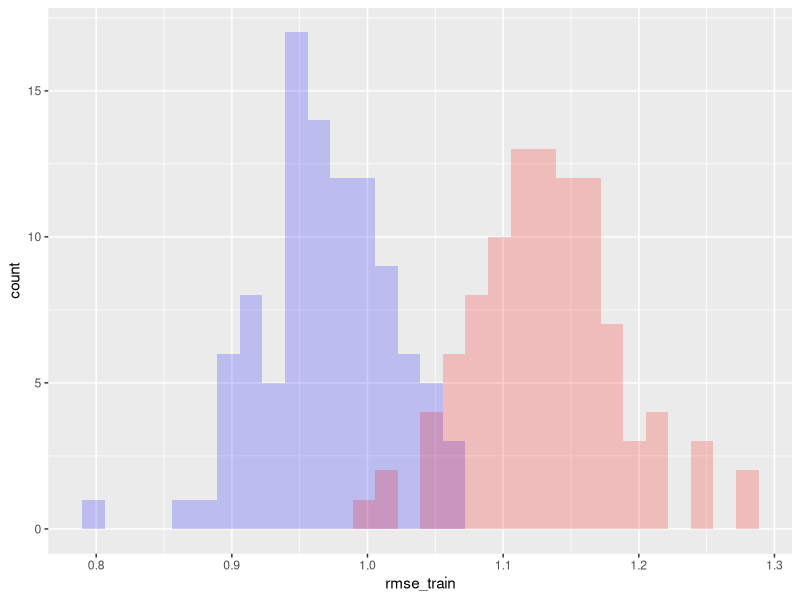
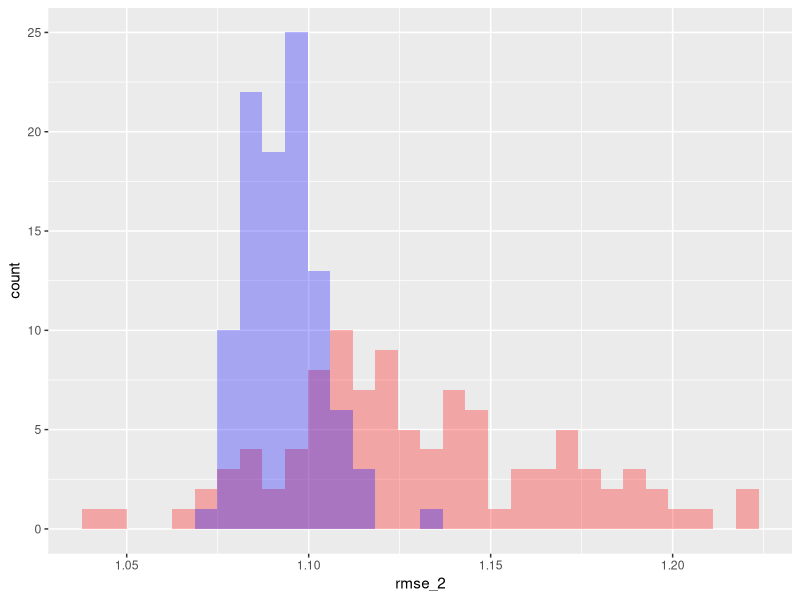
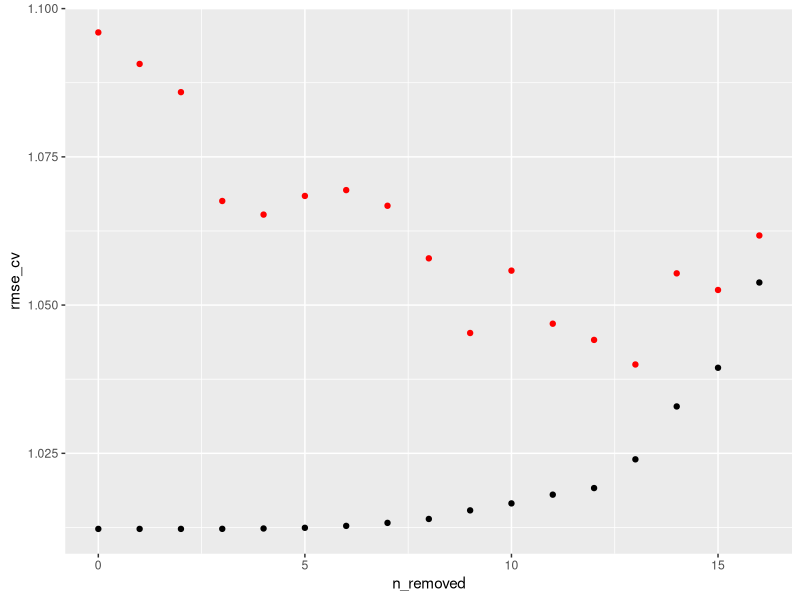
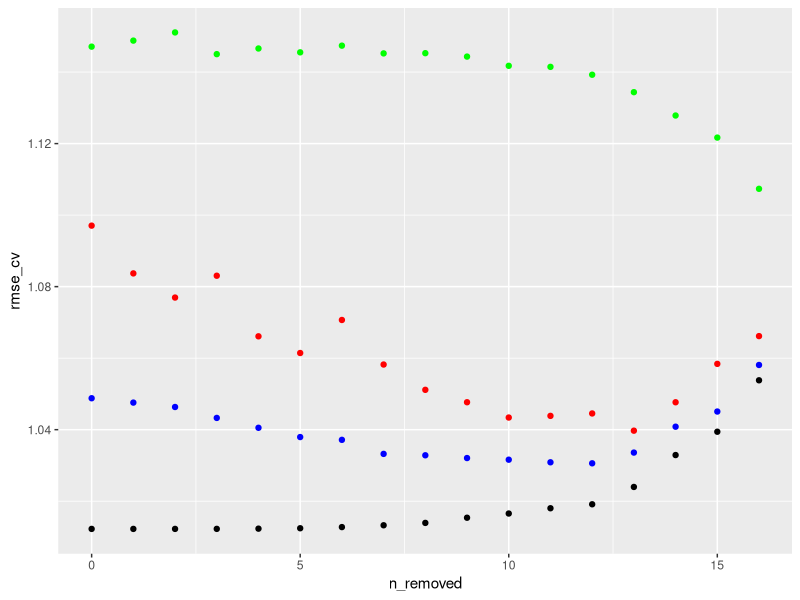
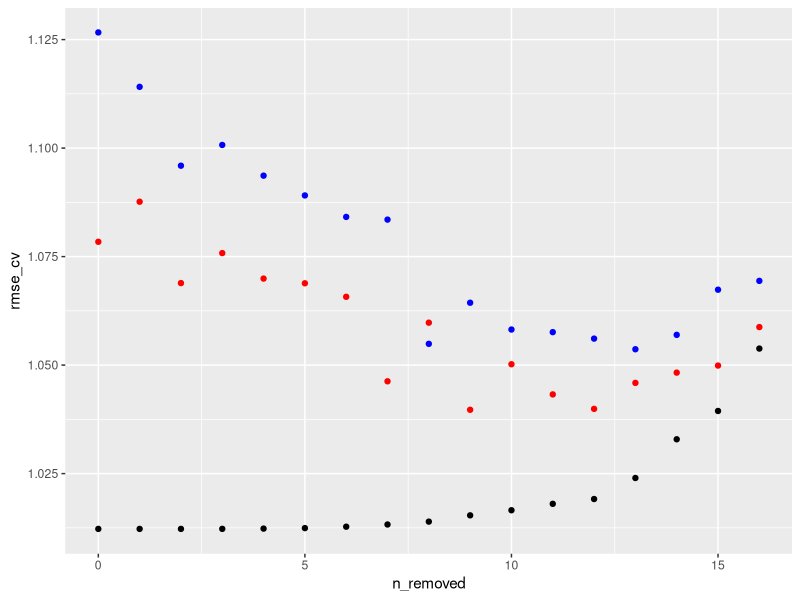

Here is the R script that generated these plots, in order: (Note: a time limit stopped this script after it produced the figures.)
library(dplyr)
library(ggplot2)

# Load data
setwd('C:/Users/Andrew/Documents/Signal/curriculum/datasets/speed-dating-simple/')
df = read.csv('speed-dating-simple.csv')
df_attr = select(df, -intel_o, -amb_o, -fun_o, -sinc_o)
df_attr = filter(df_attr, gender==0)
df_attr = select(df_attr, -gender)

# Single train/test split
split_data = function(df) {
  groups = sample(1:nrow(df)) %% 2
  train = df[groups == 0, ]
  test = df[groups == 1, ]
  list(train=train, test=test)
}

split_predict = function(train, test) {
  model = lm(attr_o ~ ., train)
  pred_train = predict(model, train)
  pred_test = predict(model, test)
  list(train=pred_train, test=pred_test)
}

rmse = function(x, y) sqrt(mean((x-y)^2))

niter = 100
rmse_train = rep(0, niter)
rmse_test = rep(0, niter)
for (i in 1:niter) {
  print(paste('Iteration:', i))
  splits = split_data(df_attr)
  preds = split_predict(splits$train, splits$test)
  rmse_train[i] = rmse(preds$train, splits$train$attr_o)
  rmse_test[i] = rmse(preds$test, splits$test$attr_o)
}
rmses = data.frame(rmse_train, rmse_test)
ggplot(rmses) + geom_histogram(aes(rmse_train), fill="blue", alpha=0.2) + geom_histogram(aes(rmse_test), fill="red", alpha=0.2)

std_error = function(x) sd(x) / sqrt(length(x))

std_error(rmse_test)
std_error(rmse_train)

# n-fold cross validation
nfold_cv = function(df, n_folds) {
  # Make empty predictions vector
  preds = numeric(nrow(df))

  # Calculate the different folds
  folds = sample(nrow(df)) %% n_folds + 1

  for (i in 1:n_folds) {
    # Get subsets of the data
    df_train = df[folds != i, ]
    df_test = df[folds == i, ]

    # Fit linear model to training set
    fit = lm(attr_o ~ ., df_train)

    # Make predictions for other training set
    preds[folds == i] = predict(fit, df_test)
  }

  # Return RMSE
  sqrt(mean((preds - df$attr_o)^2))
}

# Run 100 trials for calculation of RMSE
rmse_2 = numeric(100)
rmse_10 = numeric(100)

for (i in 1:100) {
  print(paste('Iteration', i))
  rmse_2[i] = nfold_cv(df_attr, 2)
  rmse_10[i] = nfold_cv(df_attr, 10)
}

# Plot values of RMSE
df_rmse = data.frame(rmse_2, rmse_10)
ggplot(df_rmse) + geom_histogram(aes(x=rmse_2), alpha=0.3, fill="red") + geom_histogram(aes(x=rmse_10), alpha=0.3, fill="blue")

std_error(rmse_2)
std_error(rmse_10)


# Stepwise regression code by Michael Beese II (heavily modified)

backward_step = function(df) {
  rmse_cv = c()
  rmse_nocv = c()
  n_removed = c()
  n_removed_count = 0
  while (length(colnames(df)) > 1) {
    # Fit model
    model = lm(attr_o ~ ., df)

    # Add cross-validated RMSE estimate
    rmse_cv = c(rmse_cv, nfold_cv(df, 10))

    # Add RMSE for linear regression on whole dataset
    rmse_nocv = c(rmse_nocv, rmse(predict(model, df), df$attr_o))

    # Add # features removed
    n_removed = c(n_removed, n_removed_count)

    # Feature elimination
    sumDF = as.data.frame(summary(model)$coefficients)
    sumDF = cbind(sumDF, rownames(sumDF))
    sumDF = sumDF[-1, ] # remove Intercept column
    maxRow = filter(sumDF, sumDF[4] == max(sumDF[4])) # biggest p-value

    # Eliminate column
    df = select(df, -one_of(as.character(maxRow[[5]])))

    n_removed_count = n_removed_count + 1
  }
  return(data.frame(n_removed=n_removed, rmse_cv=rmse_cv, rmse_nocv=rmse_nocv))
}

step_results = backward_step(df_attr)

# Not a completely smooth plot, but RMSE decreases as
# features are removed and then sharply climbs when you've
# removed ~14 variables
ggplot(step_results) + geom_point(aes(x=n_removed, y=rmse_cv), color="red") + geom_point(aes(x=n_removed, y=rmse_nocv))

# Using the real step() function
backStepOfficial = function(df) {
  responseVars = c("attr_o", "sinc_o","intel_o","fun_o","amb_o")
  finalModels = list()
  for(i in responseVars){
    activities = select(df, one_of(i), sports:yoga)
    f = paste(i,"~.")
    model = lm(f, activities)
    s = step(model, formula(model), direction="backward")
    finalModels[[length(finalModels)+1]] = s
  }
  return(finalModels)
}

# Female vs. male
step_f = backStepOfficial(filter(df, gender==0))
step_m = backStepOfficial(filter(df, gender==1))

# Bootstrap functions

bootstrap_bad = function(df, approach) {
  rmse_sum = 0
  for (i in 1:100) {
    idx_btstrap = sample(1:nrow(df), replace=TRUE)
    df_btstrap = df[idx_btstrap, ]

    if (approach == 1) {
      train = df_btstrap
      test = df
    } else if (approach == 2) {
      train = df
      test = df_btstrap
    }

    # Train model
    model = lm(attr_o ~ ., train)
    preds = predict(model, test)

    rmse_sum = rmse_sum + rmse(preds, df$attr_o)
  }
  rmse_sum / 100
}

backward_step_2 = function(df) {
  rmse_cv = c()
  rmse_nocv = c()
  rmse_btstrap_1 = c()
  rmse_btstrap_2 = c()
  n_removed = c()
  n_removed_count = 0
  while (length(colnames(df)) > 1) {
    # Fit model
    model = lm(attr_o ~ ., df)

    # Add cross-validated RMSE estimate
    rmse_cv = c(rmse_cv, nfold_cv(df, 10))

    # Add RMSE for linear regression on whole dataset
    rmse_nocv = c(rmse_nocv, rmse(predict(model, df), df$attr_o))

    # Add bootstrap RMSE
    rmse_btstrap_1 = c(rmse_btstrap_1, bootstrap_bad(df, approach=1))
    rmse_btstrap_2 = c(rmse_btstrap_2, bootstrap_bad(df, approach=2))

    # Add # features removed
    n_removed = c(n_removed, n_removed_count)

    # Feature elimination
    sumDF = as.data.frame(summary(model)$coefficients)
    sumDF = cbind(sumDF, rownames(sumDF))
    sumDF = sumDF[-1, ] # remove Intercept column
    maxRow = filter(sumDF, sumDF[4] == max(sumDF[4])) # biggest p-value

    # Eliminate column
    df = select(df, -one_of(as.character(maxRow[[5]])))

    n_removed_count = n_removed_count + 1
  }
  return(data.frame(n_removed=n_removed, rmse_cv=rmse_cv, rmse_nocv=rmse_nocv, rmse_btstrap_1=rmse_btstrap_1, rmse_btstrap_2=rmse_btstrap_2))
}

step_results_2 = backward_step_2(df_attr)

ggplot(step_results_2) + geom_point(aes(x=n_removed, y=rmse_cv), color="red") + geom_point(aes(x=n_removed, y=rmse_nocv)) + geom_point(aes(x=n_removed, y=rmse_btstrap_1), color="blue") + geom_point(aes(x=n_removed, y=rmse_btstrap_2), color="green")

bootstrap_good = function(df) {
  rmse_sum = 0
  for (i in 1:100) {
    idx_btstrap = sample(1:nrow(df), replace=TRUE)
    df_btstrap = df[idx_btstrap, ]
    model = lm(attr_o ~ ., df_btstrap)

    preds = predict(model, df[-unique(idx_btstrap), ])
    rmse_sum = rmse_sum + rmse(preds, df$attr_o[-unique(idx_btstrap)])
  }
  rmse_sum / 100
}

backward_step_3 = function(df) {
  rmse_cv = c()
  rmse_nocv = c()
  rmse_btstrap = c()
  n_removed = c()
  n_removed_count = 0
  while (length(colnames(df)) > 1) {
    # Fit model
    model = lm(attr_o ~ ., df)

    # Add cross-validated RMSE estimate
    rmse_cv = c(rmse_cv, nfold_cv(df, 10))

    # Add RMSE for linear regression on whole dataset
    rmse_nocv = c(rmse_nocv, rmse(predict(model, df), df$attr_o))

    # Add bootstrap RMSE
    rmse_btstrap = c(rmse_btstrap, bootstrap_good(df))

    # Add # features removed
    n_removed = c(n_removed, n_removed_count)

    # Feature elimination
    sumDF = as.data.frame(summary(model)$coefficients)
    sumDF = cbind(sumDF, rownames(sumDF))
    sumDF = sumDF[-1, ] # remove Intercept column
    maxRow = filter(sumDF, sumDF[4] == max(sumDF[4])) # biggest p-value

    # Eliminate column
    df = select(df, -one_of(as.character(maxRow[[5]])))

    n_removed_count = n_removed_count + 1
  }
  return(data.frame(n_removed=n_removed, rmse_cv=rmse_cv, rmse_nocv=rmse_nocv, rmse_btstrap=rmse_btstrap))
}

step_results_3 = backward_step_3(df_attr)

ggplot(step_results_3) + geom_point(aes(x=n_removed, y=rmse_cv), color="red") + geom_point(aes(x=n_removed, y=rmse_nocv)) + geom_point(aes(x=n_removed, y=rmse_btstrap), color="blue")

# Distributions of RMSE estimates
# Use whole dataset for convenience
rmses_btstrap = sapply(1:100, function(x) bootstrap_good(df_attr))
rmses_cv = sapply(1:100, function(x) nfold_cv(df_attr, 5))
qplot(rmses_btstrap)
qplot(rmses_cv)
df = data.frame(rmses_btstrap, rmses_cv)
ggplot(df) + geom_histogram(aes(x=rmses_btstrap), fill="red", alpha=0.2) + geom_histogram(aes(x=rmses_cv), fill="blue", alpha=0.2)

# Finance bootstrapping estimate example
calc_alpha = function(X, Y) {
  sdX = sd(X)
  sdY = sd(Y)
  covXY = cov(X, Y)
  (sdY^2 - covXY) / (sdX^2 + sdY^2 - 2*covXY)
}

gen_alphas = function(sdX, sdY) {
  nobs = 100
  X = rnorm(nobs, sd=sdX)
  Y = rnorm(nobs, sd=sdY)

  alphas = numeric(1000)
  for (i in 1:1000) {
    Xstrap = X[sample(1:nobs, replace=TRUE)]
    Ystrap = Y[sample(1:nobs, replace=TRUE)]
    alpha_est = calc_alpha(Xstrap, Ystrap)
    alphas[i] = alpha_est
  }
alphas
}

alph1 = gen_alphas(0.1, 100)
alph2 = gen_alphas(100, 0.1)

qplot(alph1)
qplot(alph2)

mean(alph1)
sd(alph1)

mean(alph2)
sd(alph2)

alph3 = gen_alphas(1, 2)
alph4 = gen_alphas(1, 3)
alph5 = gen_alphas(1, 4)
df_alph = data.frame(alph3, alph4, alph5)
ggplot(df_alph) + geom_histogram(aes(x=alph3), fill="red", alpha=0.2) + geom_histogram(aes(x=alph4), fill="blue", alpha=0.2) + geom_histogram(aes(x=alph5), fill="black", alpha=0.2)
